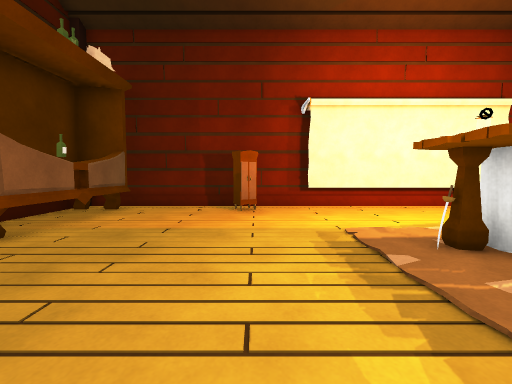
View 1 (above)

16 first-person views from a walk through a 3-D level made in the Unity game engine. The camera is 1.2 m above the floor, tilts 4° down and sees 90° across. The floor is counted in squares, 1 m on a side. Each view is taken from the middle of a square. On the plan, view 1 faces up. The plan holds only what a view shows up to about 12 squares ahead; the rest is blank. The place goes on beyond the plan. The player character is not drawn. Door leaves are left out, so doorways stand open. Some surface patterns are stand-ins.

View 2
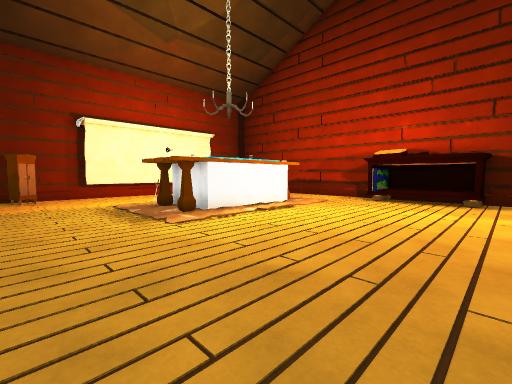

View 3
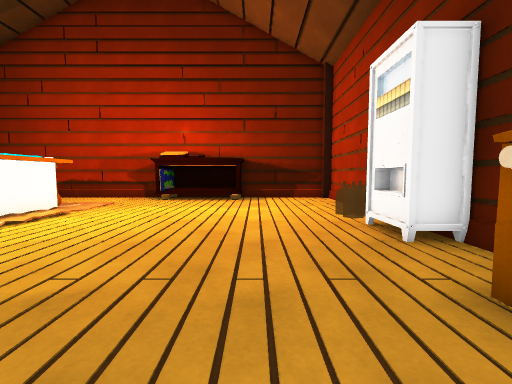

View 4
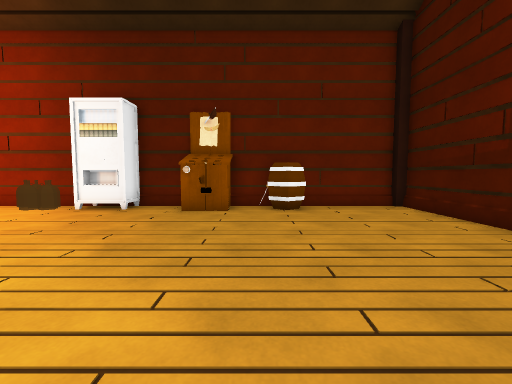

View 5
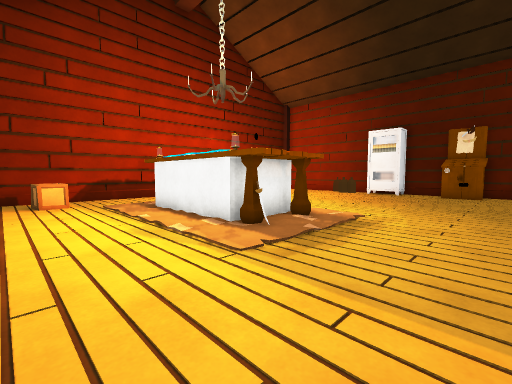

View 6
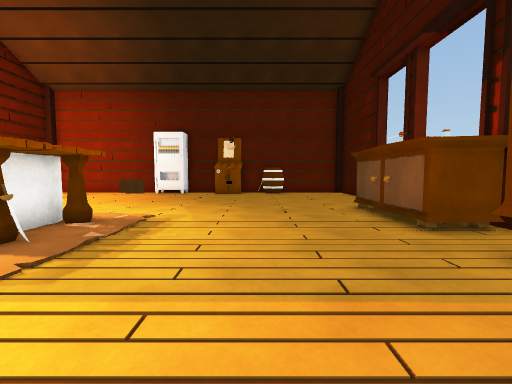

View 7
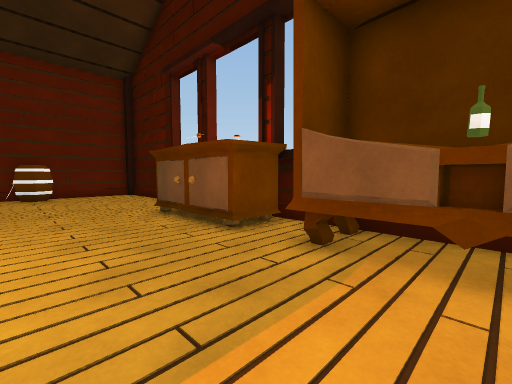

View 8
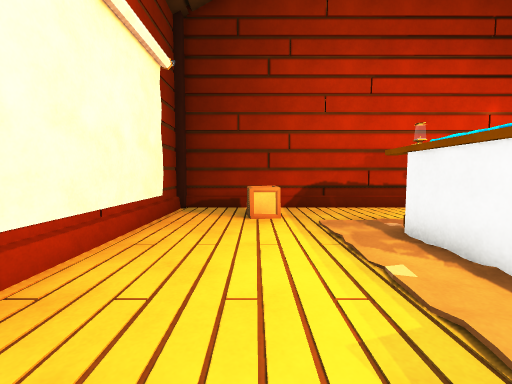

View 9
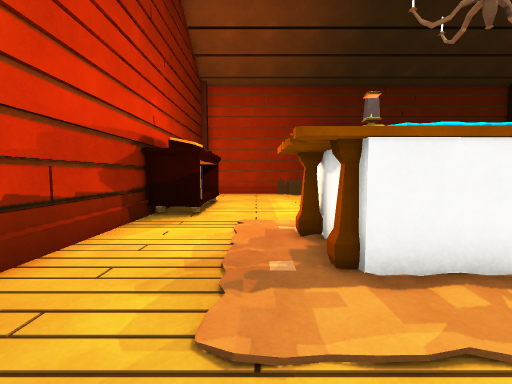

View 10
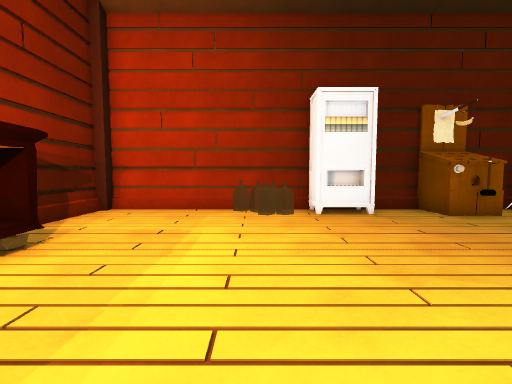

View 11
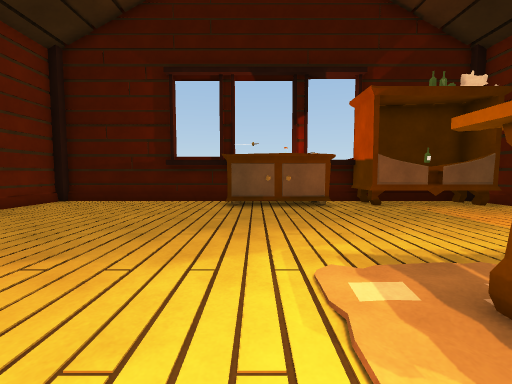

View 12
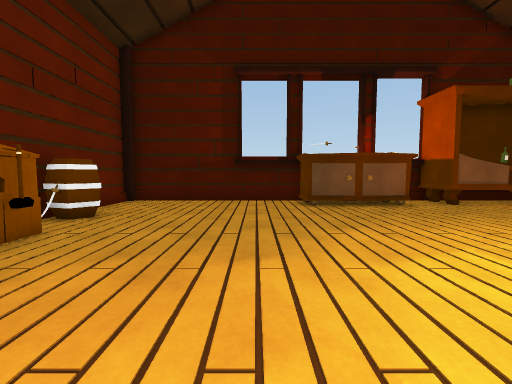

View 13
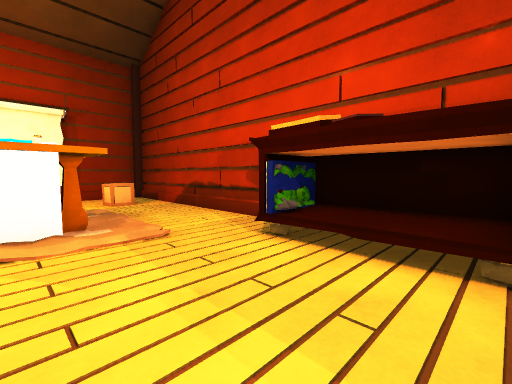

View 14
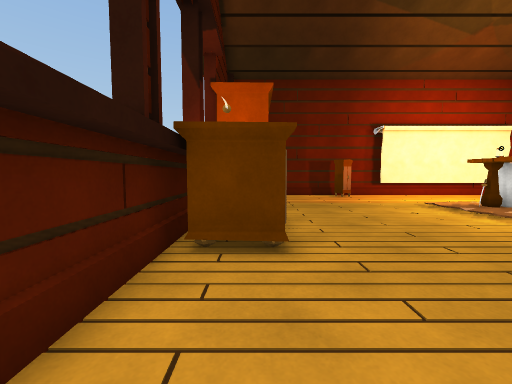

View 15
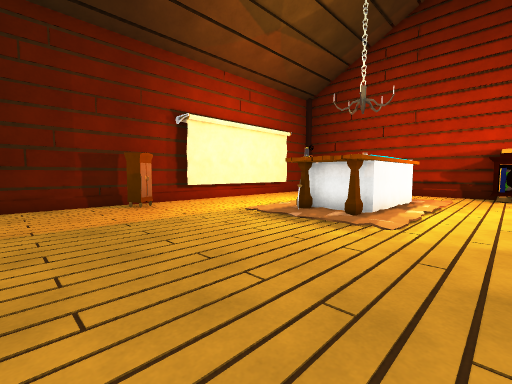

View 16
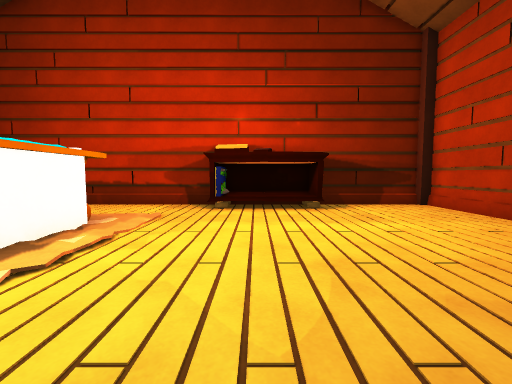

### Floor plan
Points are (right, up) in squares from view 1. A wall is a line through its corners. A room is listed if a view was taken in it or the views show most of it. See-through windows are left out.
Room 1 (views 1, 2, 3, 4, 5, 6, 7, 8, 9, 10, 11, 12, 13, 14, 15, 16)
walls: (3.7, 1.8) (3.7, 3.5); (4.4, 4.2) (7.6, 4.2); (7.5, 1.8) (3.4, 1.8); (7.8, 3.4) (7.8, 2.5); (5.1, -8.8) (11.9, -8.8) (11.9, -8.4); (12.1, -0.9) (11.3, -0.8); (-6.2, -1) (-6.2, -4); (12.3, -1.4) (12.3, 9.5); (-6.6, 1) (-6.6, -8.4) (-6.2, -8.4) (-6.2, -8.8) (3.6, -8.8); (-4.5, 6.6) (-4.5, 4.4) (-6.5, 4.3); (-6.6, 2.9) (-6.6, 2.1); (-6.2, 4.4) (-6.2, 2.6); (-6.6, 4.8) (-6.6, 3.2); (-4.5, 9.1) (-4.5, 7.4); (12.3, -8.4) (12.3, -4.2); (12, 9.8) (-6.3, 9.8)
low walls: (-5.8, 4.7) (-5.8, 4.4); (-5.8, 9) (-5.8, 8.6)
ways out: open door at (-4.4, 6.4) to room 2
objects: other object (-6, -1) to (-5, 3); barrel (-3, -8) to (-1, -7); other object (-1, 8) to (0, 9); other object (0, -8) to (1, -7); rug (2, 1) to (9, 5); other object (3, 4); other object (4, -8) to (5, -8); other object (4, 4); other object (8, 2); lamp (8, 4); box (10, 6) to (11, 7); other object (11, -4) to (12, -1)
Room 2 (no view inside)
walls: (-6.2, 8.7) (-6.2, 5.9)
low walls: (-4.6, 8.6) (-5.1, 8.6)
ways out: open door at (-4.4, 6.4) to room 1
objects: bottle (-5, 7)

Where each view was taken, in squares from view 1:
view 1: 0 up, 0 right, facing up
view 2: 5 down, 1 left, facing up-right
view 3: 5 down, 1 left, facing right
view 4: 1 up, 1 left, facing down
view 5: 8 up, 1 left, facing down-right
view 6: 8 up, 1 left, facing down
view 7: 7 up, 1 left, facing down-left
view 8: 7 up, 3 right, facing right
view 9: 7 up, 9 right, facing down
view 10: 0 up, 7 right, facing down
view 11: 0 up, 5 right, facing left
view 12: 3 down, 5 right, facing left
view 13: 4 down, 7 right, facing up-right
view 14: 5 down, 5 left, facing up
view 15: 1 down, 4 left, facing up-right
view 16: 2 down, 2 right, facing right
